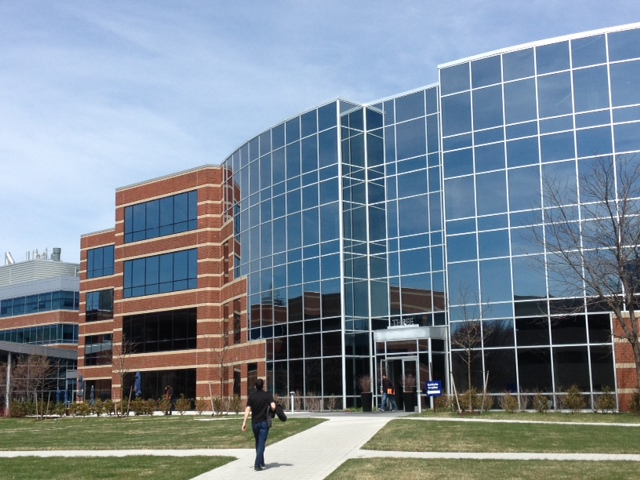
#> input picture List1/Item8/images/building.jpg, 640 x 480 px; its folder holds only this picture in this run
$ jupyter execute --allow-errors main.ipynb
#> lines starting #> are read from the running program, lines starting #| are printed output that depends on the picture
[cell 1]
import numpy as np
import cv2
import matplotlib.pyplot as plt

[cell 2]
def plot_compare(*args, title=None, cmap='viridis'):
    L = len(args)

    if (L == 0): return None

    if (L == 1):
        f = plt.figure(figsize=(20,20))
        plt.imshow(args[0], cmap=cmap)
        plt.axis('off')
    else:
        f, axs = plt.subplots(1, L, figsize=(30,30))
        for i, ax in enumerate(axs):
            ax.imshow(args[i], cmap=cmap)
            ax.axis('off')

    if (title is not None):
        plt.title(title)
    plt.show()

    return f

[cell 3]
def convolve_channel(channel, FILTER):
    N = len(FILTER)

    view_shape = tuple(np.subtract(channel.shape, (N,N)) + 1) + (N, N)
    strides = channel.strides + channel.strides
    sub_matrices = np.lib.stride_tricks.as_strided(channel,view_shape,strides)
    filtered = np.einsum('ij,klij',FILTER,sub_matrices)
    result = filtered

    return result

def convolve_filter(image, FILTER):
    has_color = (len(image.shape) == 3)

    channels = np.transpose(image, axes=[2, 0, 1]) if has_color else [image]
    result = [convolve_channel(channel, FILTER) for channel in channels]
    transposed = np.transpose(np.array(result), axes=[1, 2, 0]) if has_color else result[0]

    return transposed

### Item 8

Usando a função da questão 1, crie funções que apliquem filtros para calcular as imagens representando ∂f/∂x, ∂f/∂y e |∇f|. Em seguida, implemente o operador de Sobel usando estas imagens como entrada. Exiba cada um desses resultados para três imagens distintas.

#### Filters

[cell 4]
G_X = np.array([[ 1, 0,-1],
                [ 2, 0,-2],
                [ 1, 0,-1]])

G_Y = np.array([[ 1, 2, 1],
                [ 0, 0, 0],
                [-1,-2,-1]])

#### Building

[cell 5]
IMAGE = "building"

original = cv2.cvtColor(cv2.imread(f"./images/{IMAGE}.jpg"), cv2.COLOR_BGR2RGB)

gray = cv2.cvtColor(original, cv2.COLOR_RGB2GRAY)
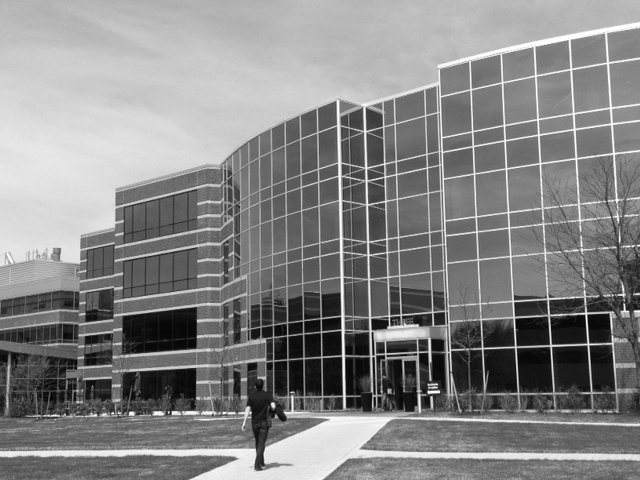
#> gray: shape (480, 640); min 0, max 255, mean 133.4

gradient_x = convolve_filter(gray, G_X)
#> in convolve_filter, `channels = np.transpose(image, axes=[2, 0, 1]) if has_color else [image]`: channels = 1 item
#> in convolve_filter, `transposed = np.transpose(np.array(result), axes=[1, 2, 0]) if has_col..`:
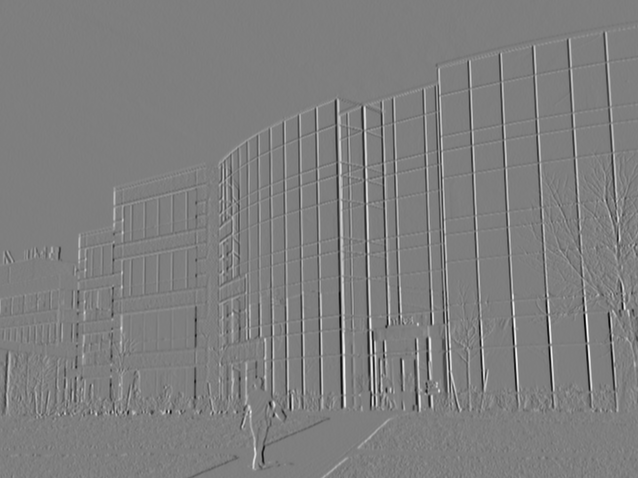
#> transposed: shape (478, 638) int64; min -970, max 981, mean 0.5; drawn with min black and max white
gradient_y = convolve_filter(gray, G_Y)
#> in convolve_filter (call 2), `transposed = np.transpose(np.array(result), axes=[1, 2, 0]) if has_col..`:
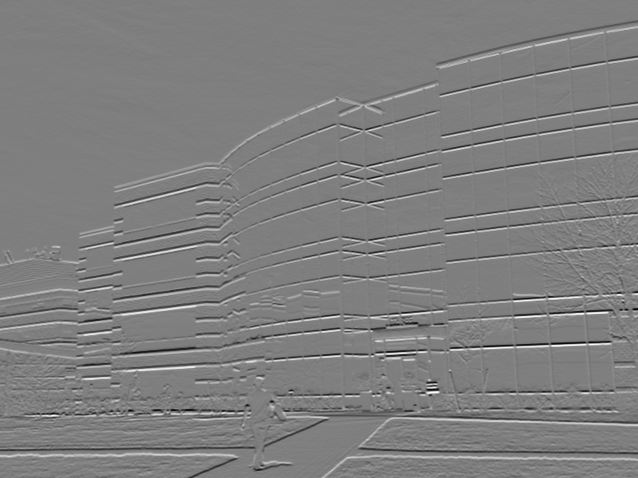
#> transposed: shape (478, 638) int64; min -830, max 833, mean 0.7; drawn with min black and max white

gradient_magnitude = np.sqrt((gradient_x**2) + (gradient_y**2))
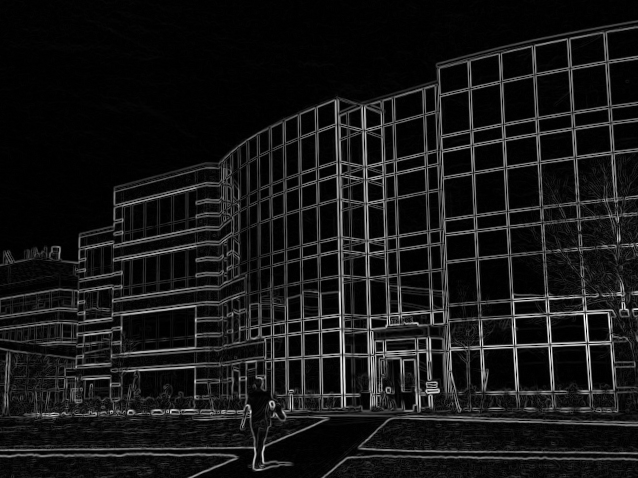
#> gradient_magnitude: shape (478, 638) float64; min 0, max 981.6, mean 88.7; drawn with min black and max white
cv2.imwrite(f"./results/{IMAGE}_magnitude.jpg", gradient_magnitude)
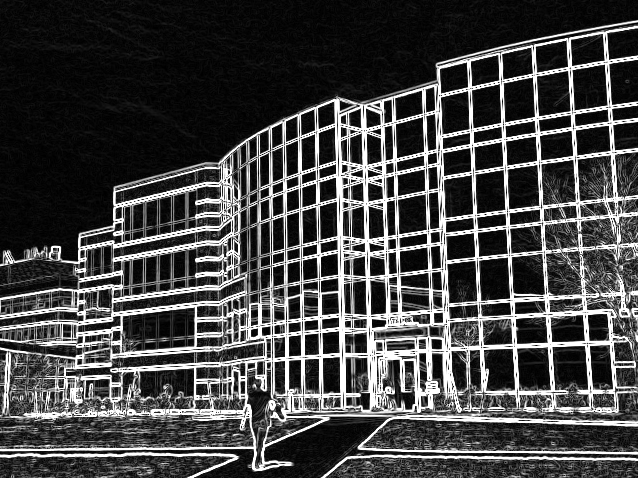
#> saved as building_magnitude.jpg: shape (478, 638); min 0, max 255, mean 69

result = plot_compare(original, gradient_x, gradient_y, gradient_magnitude, cmap="gray")
result.savefig(f"./results/{IMAGE}_compare.jpg", dpi=300, bbox_inches='tight', pad_inches=0.1)

#### Square

[cell 6]
IMAGE = "square"

#> (the rest of this cell did not finish here and is left out)

#### Street

[cell 7]
IMAGE = "street"
#> IMAGE = 'street'

#> (the rest of this cell did not finish here and is left out)

$ run again, on List1/Item8/images/square.jpg
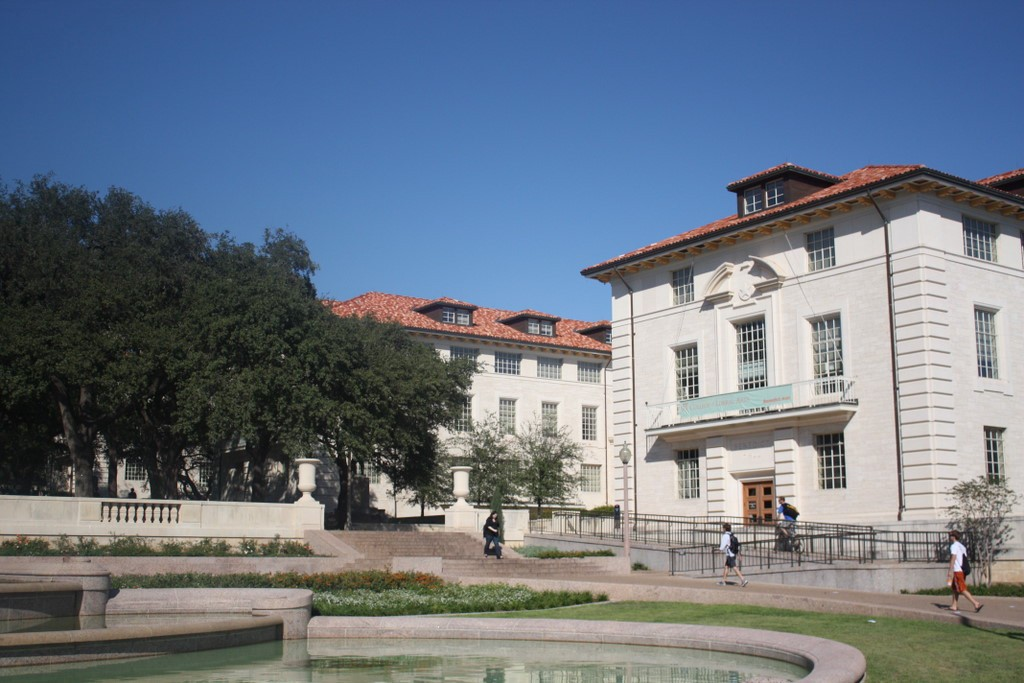
#> input picture List1/Item8/images/square.jpg, 1024 x 683 px
#> IMAGE = 'square'
#> `gray = cv2.cvtColor(original, cv2.COLOR_RGB2GRAY)`:
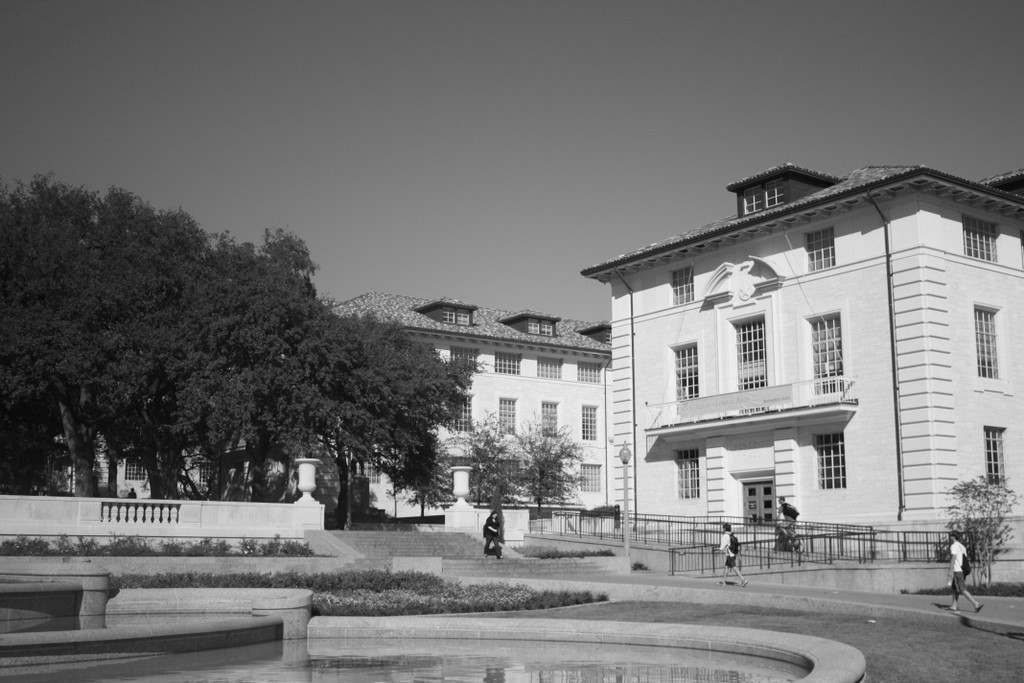
#> gray: shape (683, 1024); min 3, max 253, mean 117
#> channels = 1 item
#> `cv2.imwrite(f"./results/{IMAGE}_magnitude.jpg", gradient_magnitude)`:
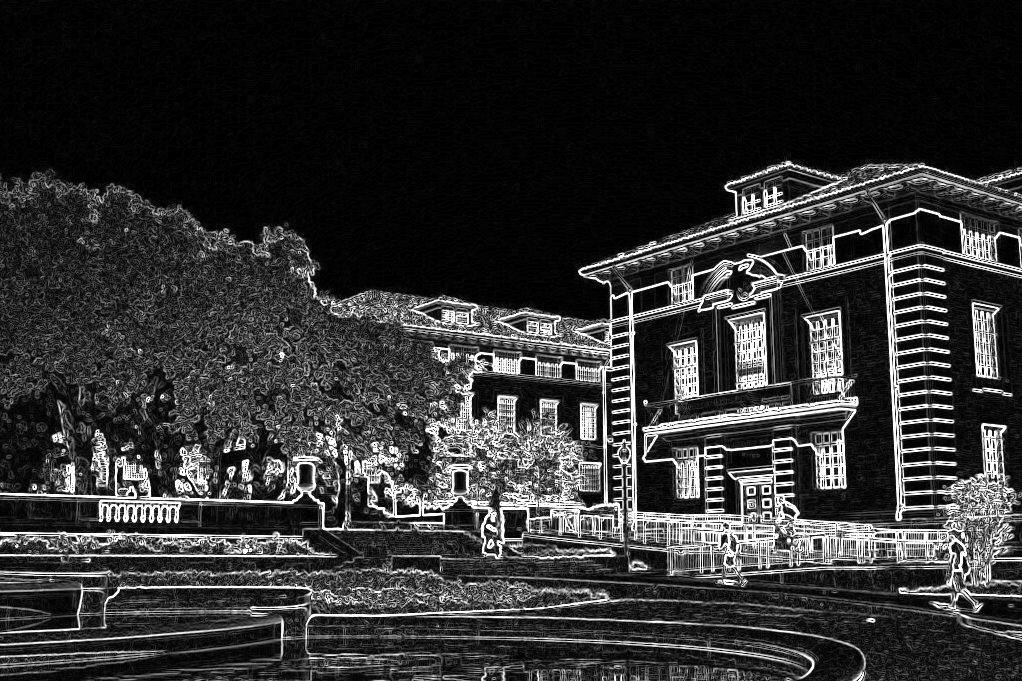
#> saved as square_magnitude.jpg: shape (681, 1022); min 0, max 255, mean 50.3

$ run again, on List1/Item8/images/street.jpg
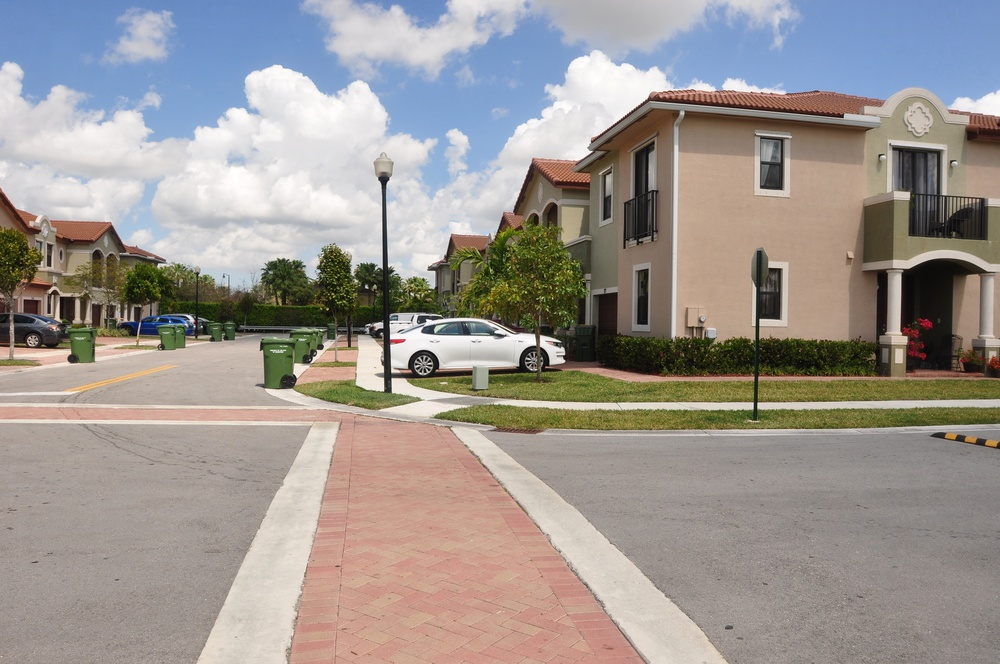
#> input picture List1/Item8/images/street.jpg, 1000 x 664 px, shrunk from 2048 x 1360 before the run
#> `IMAGE = "square"`: IMAGE = 'square'
#> `IMAGE = "street"`: IMAGE = 'street'
#> `gray = cv2.cvtColor(original, cv2.COLOR_RGB2GRAY)`:
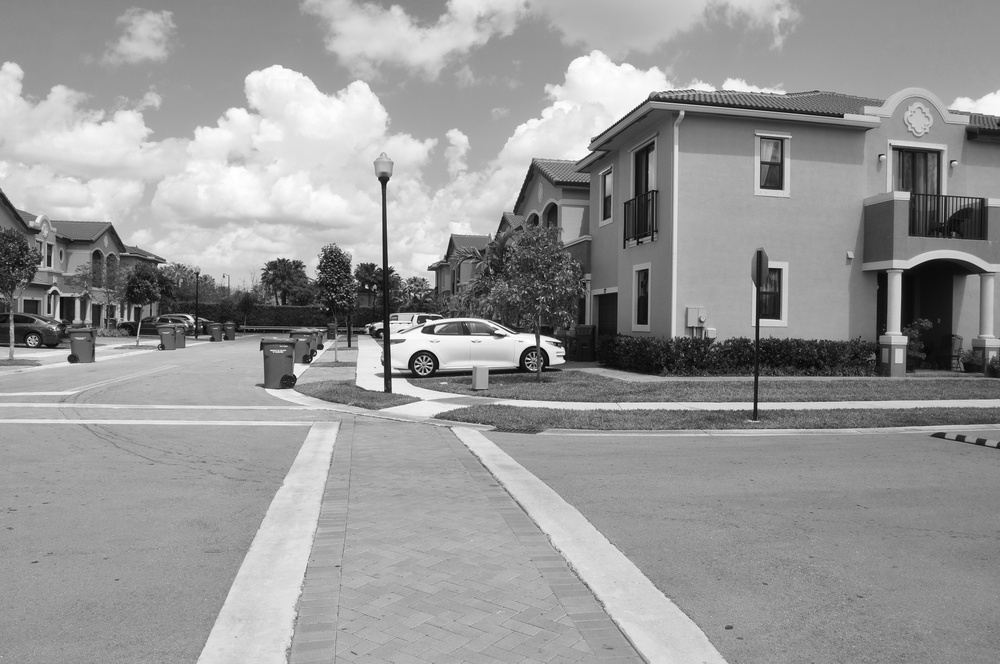
#> gray: shape (664, 1000); min 0, max 255, mean 151.5
#> channels = 1 item
#> `cv2.imwrite(f"./results/{IMAGE}_magnitude.jpg", gradient_magnitude)`:
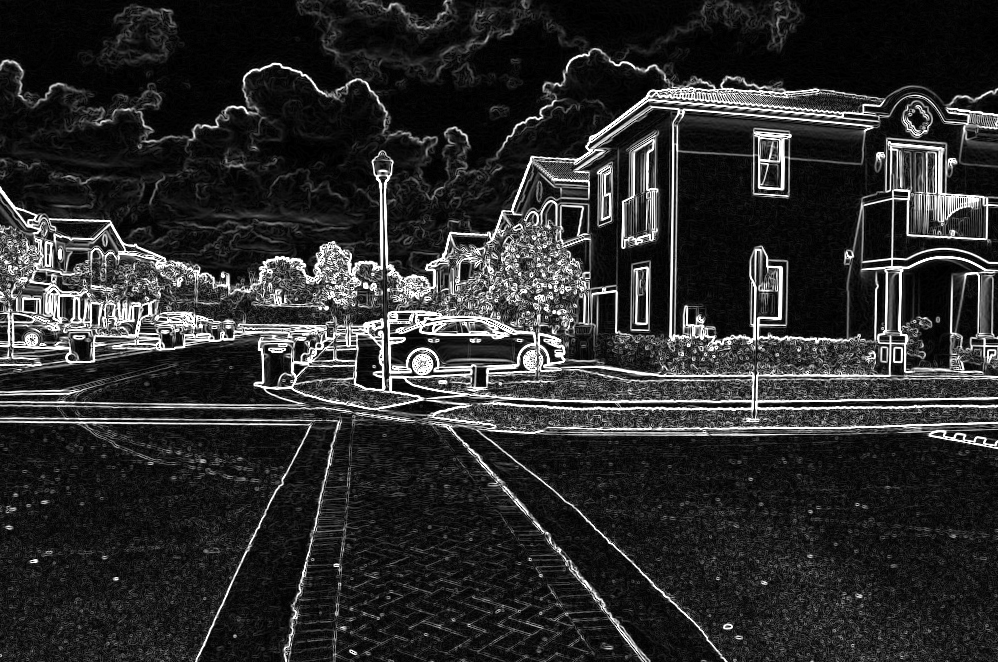
#> saved as street_magnitude.jpg: shape (662, 998); min 0, max 255, mean 44.5
